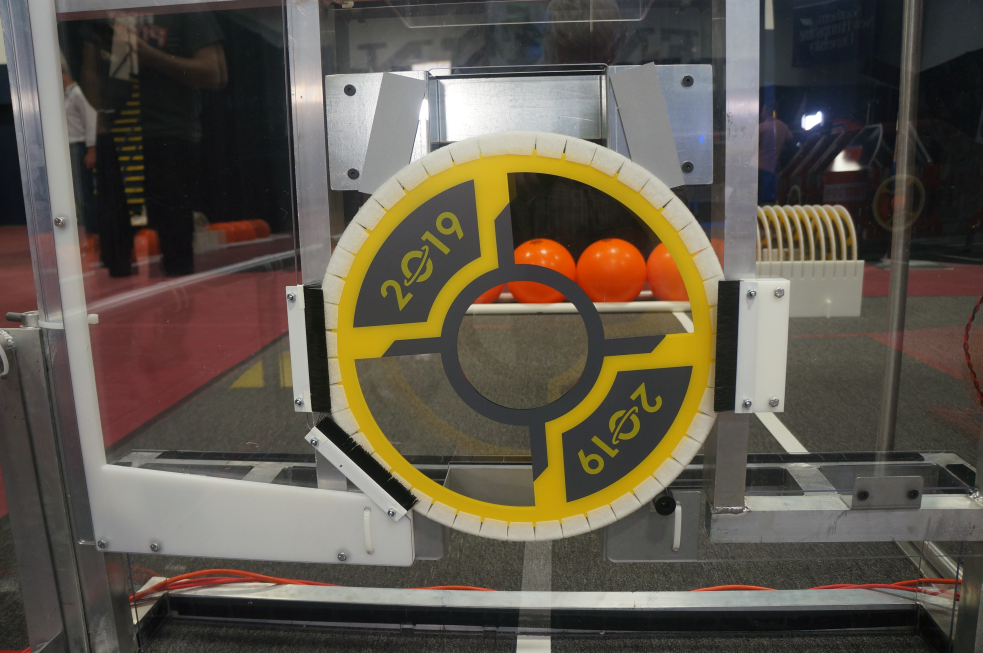
#> input picture FieldPhotos-byBradMillerofWPI/DSC00318.JPG, 4912 x 3264 px, given in place of the camera (shown at 1/5 size)
$ python trackCircles.py
#> lines starting #> are read from the running program, lines starting #| are printed output that depends on the picture
# -*- coding: utf-8 -*-
"""
Created on Wed Dec 02 19:49:34 2015

@author: jeffrey.f.bryant
"""

#!/usr/bin/env python
import cv2
import numpy as np
import math


# local modules
#import video

def nothing(x):
    pass

# [54 lines left out: functions sortCirclesBySize, medianColor, not called in this run]


def removeNestedCircles(circles):
    return circles

def persistantCircles(circles):
    return

# [36 lines left out: functions processLines, processCircles, not called in this run]

def main():

    showLines = False
    showCircles = False

    cv2.namedWindow('Detected')

    # create trackbars for thresholds
    cv2.createTrackbar('Cir1','Detected',250,1000,nothing)
    cv2.createTrackbar('Cir2','Detected',30,100,nothing)

#    cv2.createTrackbar('Line1','Detected',50,255,nothing)
#    cv2.createTrackbar('Line2','Detected',5,100,nothing)
#    cv2.createTrackbar('Line3','Detected',1,10,nothing)

    cap = cv2.VideoCapture(0)


    k = 0;
    while True:
        flag, frame = cap.read()
#> frame is the input picture: shape (3264, 4912, 3); mean B, G, R 75.8, 87.3, 94.7
        # cv2.imshow('camera', frame)

        gray = cv2.cvtColor(frame, cv2.COLOR_BGR2GRAY)
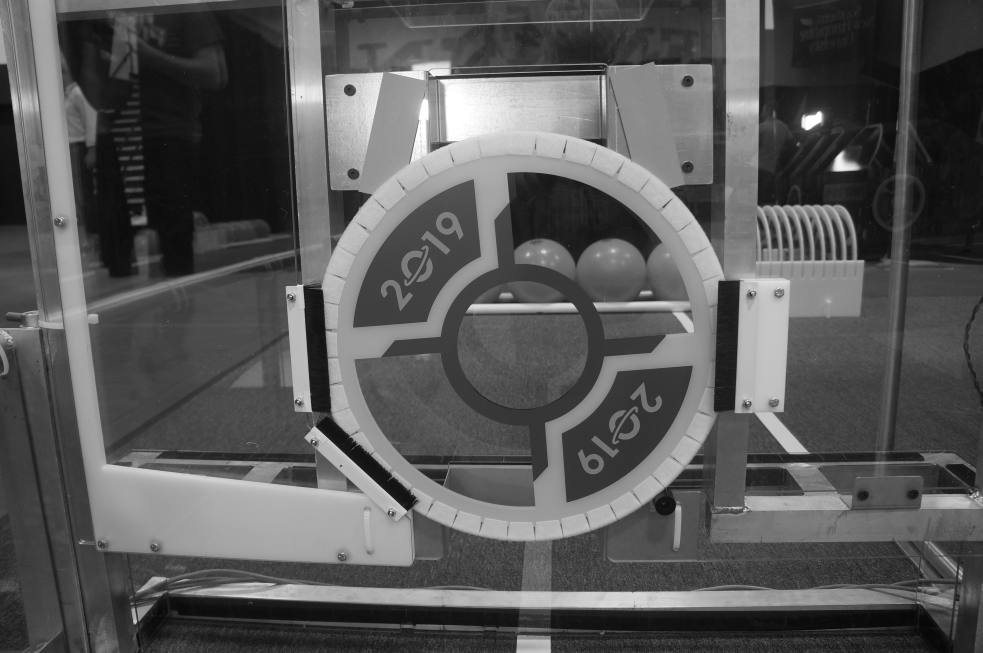
#> gray: shape (3264, 4912) (shown at 1/5 size); min 0, max 255, mean 88.2

        img = cv2.medianBlur(gray, 5)
        cimg = frame.copy() # numpy
        #cv2.imshow('Blur',img)

        cir1 = cv2.getTrackbarPos('Cir1','Detected')
        cir2 = cv2.getTrackbarPos('Cir2','Detected')

        edges = cv2.Canny(img,cir1,cir2)
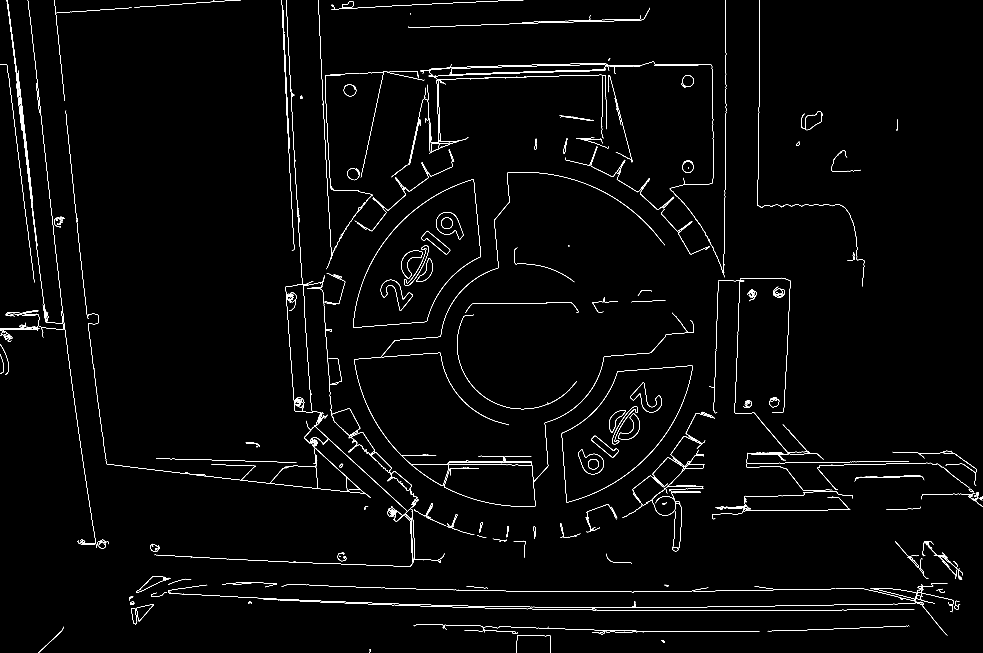
#> edges: shape (3264, 4912) (shown at 1/5 size); 0.81% white in thin lines or dots

        if showLines:
            processLines(frame,cimg,edges)

        if showCircles:
            processCircles(frame,cimg,img,cir1,cir2)

        cv2.imshow('Detected',cimg)
        cv2.imshow('Edges',edges)

        # print k
        k = k + 1

        ch = 0xFF & cv2.waitKey(1)
#> (key Esc is pressed here)
        if ch == 27:
            break

    cv2.destroyAllWindows()

if __name__ == '__main__':
    main()

$ run again, on FieldPhotos-byBradMillerofWPI/DSC00357.JPG
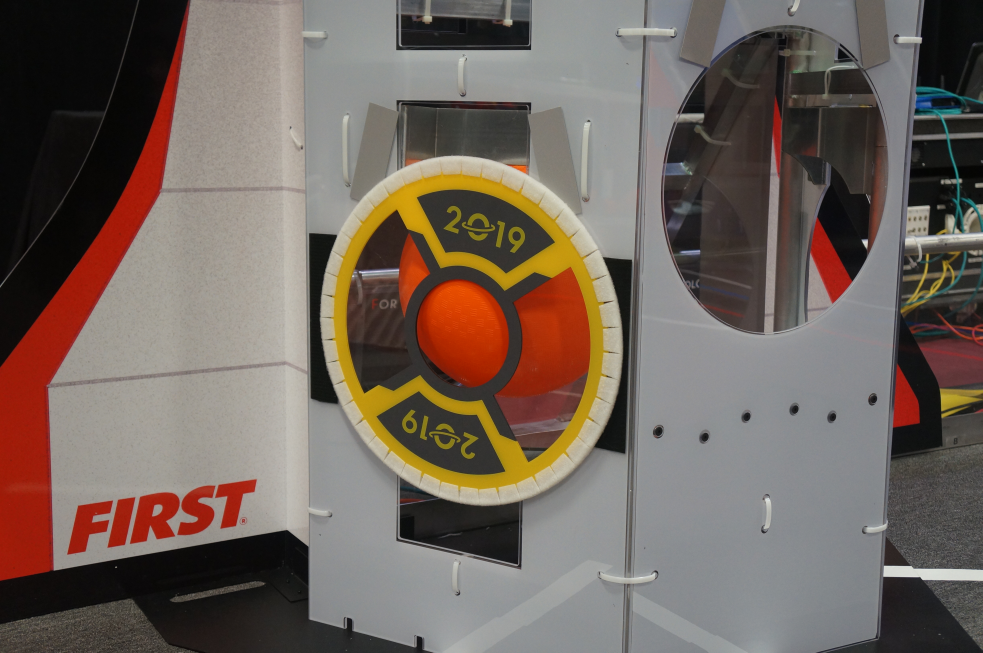
#> input picture FieldPhotos-byBradMillerofWPI/DSC00357.JPG, 4912 x 3264 px, given in place of the camera (shown at 1/5 size)
#> in main, frame is the input picture: shape (3264, 4912, 3); mean B, G, R 92.7, 100.9, 113.8
#> in main, `gray = cv2.cvtColor(frame, cv2.COLOR_BGR2GRAY)`:
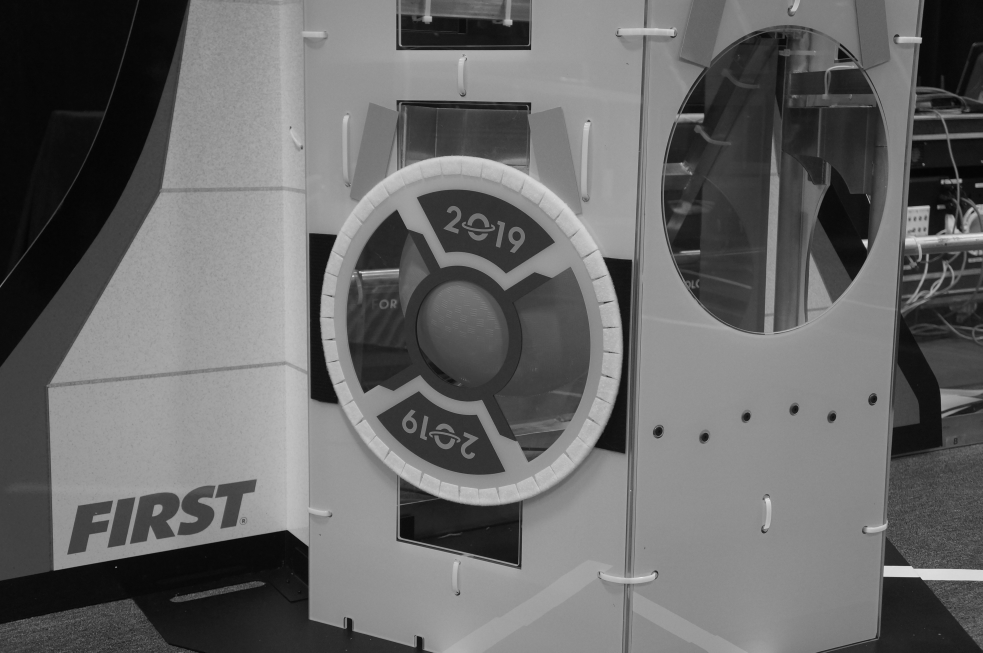
#> gray: shape (3264, 4912) (shown at 1/5 size); min 0, max 253, mean 103.8
#> in main, `edges = cv2.Canny(img,cir1,cir2)`:
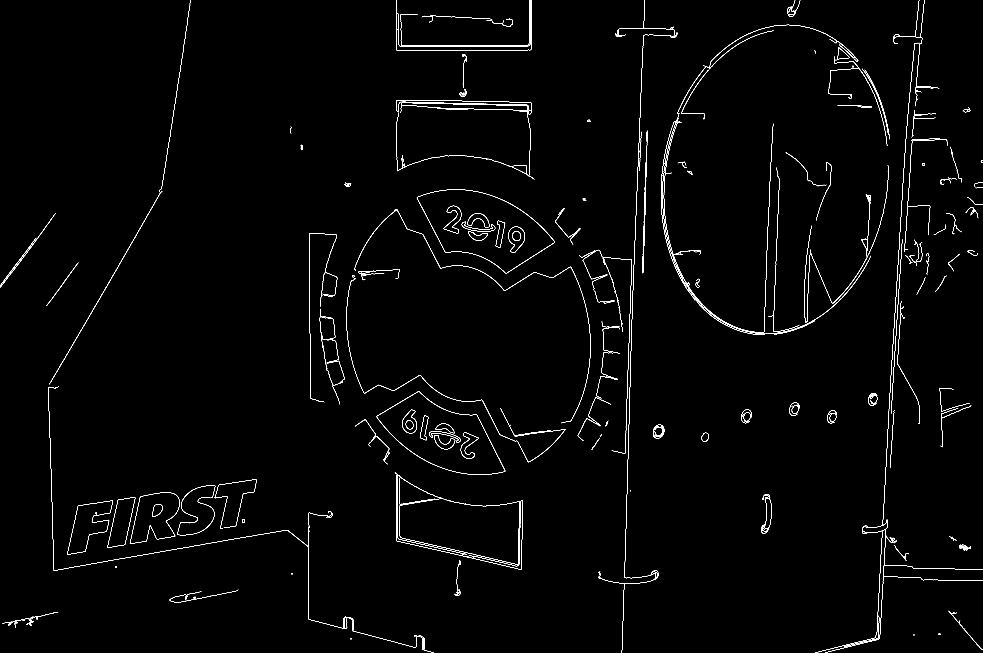
#> edges: shape (3264, 4912) (shown at 1/5 size); 0.6% white in thin lines or dots

$ run again, on FieldPhotos-byBradMillerofWPI/DSC00376.JPG
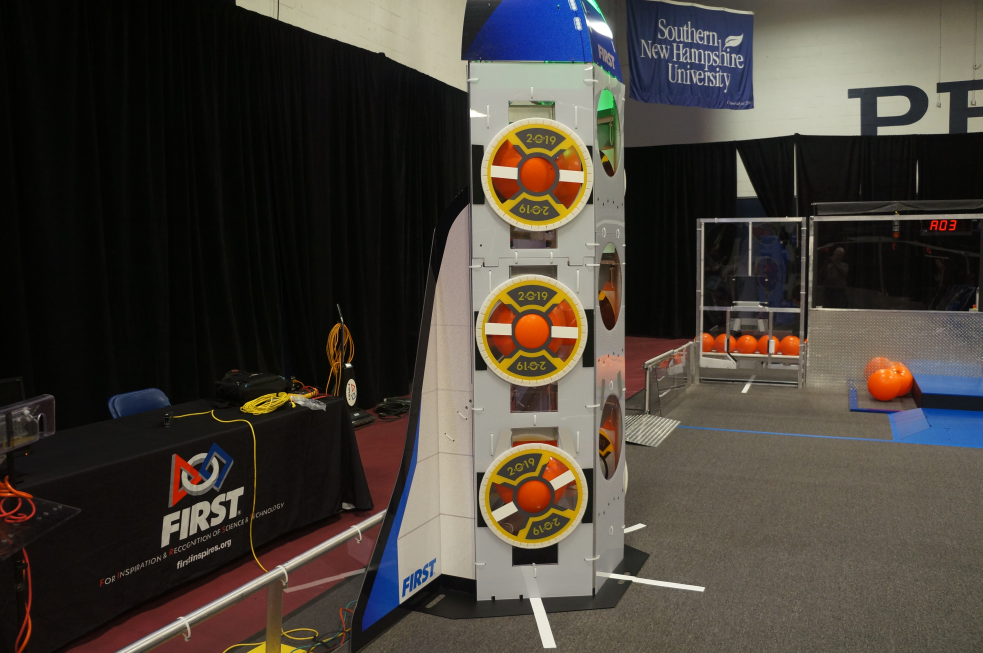
#> input picture FieldPhotos-byBradMillerofWPI/DSC00376.JPG, 4912 x 3264 px, given in place of the camera (shown at 1/5 size)
#> in main, frame is the input picture: shape (3264, 4912, 3); mean B, G, R 56.2, 63.6, 69.8
#> in main, `gray = cv2.cvtColor(frame, cv2.COLOR_BGR2GRAY)`:
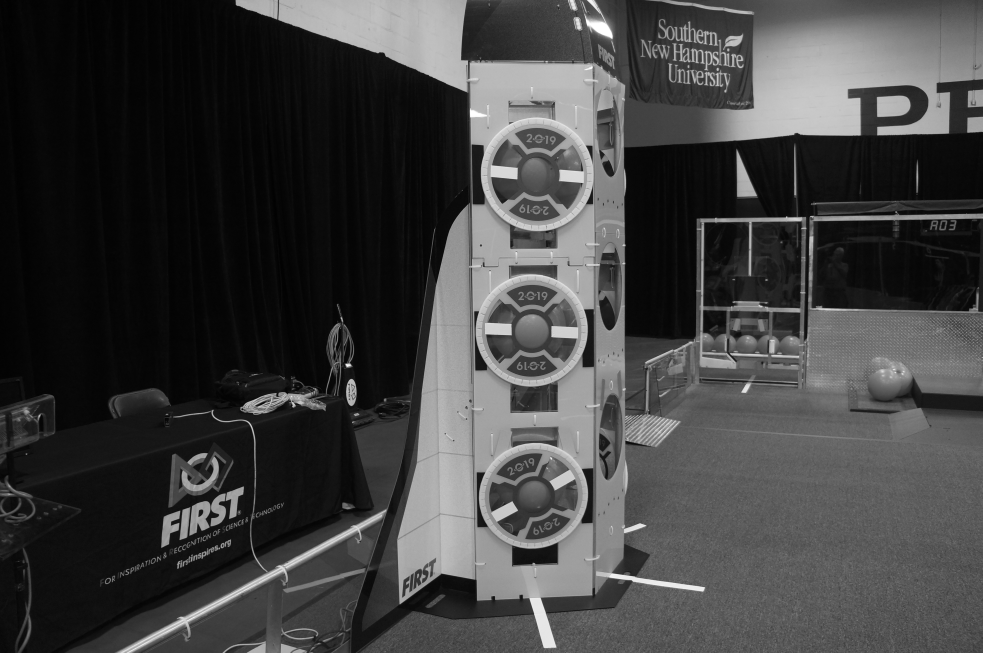
#> gray: shape (3264, 4912) (shown at 1/5 size); min 0, max 255, mean 64.6
#> in main, `edges = cv2.Canny(img,cir1,cir2)`:
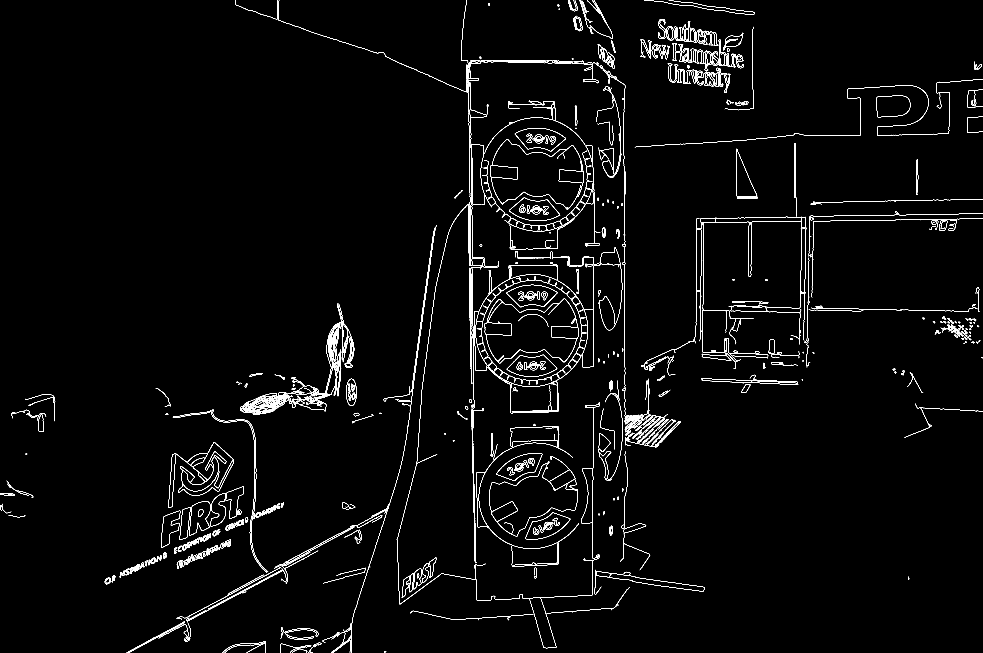
#> edges: shape (3264, 4912) (shown at 1/5 size); 1.1% white in thin lines or dots
